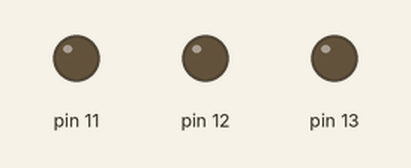
Bench run of a sketch on a simulated Arduino Uno, built with avr-gcc and run on an emulated ATmega328P. Shown: output pins drawn as LEDs (lit = HIGH).

Above: at 0.5 s.
At 2.5 s:
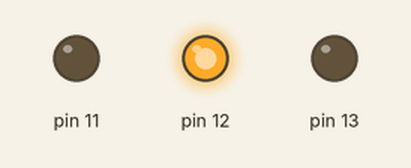
At 3.5 s:
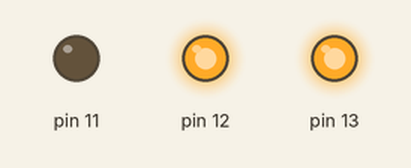
At 4.5 s:
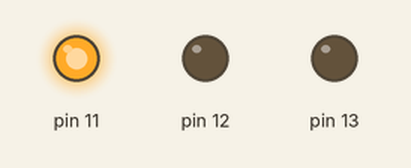
At 6.5 s:
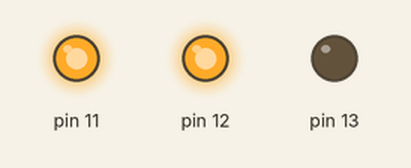
At 9.5 s:
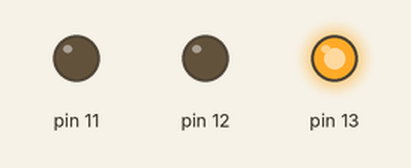
Timing chart, 0 to 10.4 s (numbered marks = the images above):
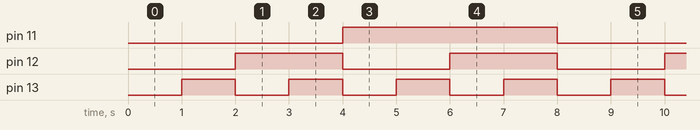

The sketch:

L1H2.ino
```cpp
void setup()
{
  pinMode(11, OUTPUT);
  pinMode(12, OUTPUT);
  pinMode(13, OUTPUT);
}

void loop()
{
  //off
  digitalWrite(11, 0);
  digitalWrite(12, 0);
  digitalWrite(13, 0);
  delay(1000);
  //blue
  digitalWrite(11, 0);
  digitalWrite(12, 0);
  digitalWrite(13, 1);
  delay(1000);
  //red
  digitalWrite(11, 0);
  digitalWrite(12, 1);
  digitalWrite(13, 0);
  delay(1000);
  //magenda
  digitalWrite(11, 0);
  digitalWrite(12, 1);
  digitalWrite(13, 1);
  delay(1000);
  //green
  digitalWrite(11, 1);
  digitalWrite(12, 0);
  digitalWrite(13, 0);
  delay(1000);
  //cyan
  digitalWrite(11, 1);
  digitalWrite(12, 0);
  digitalWrite(13, 1);
  delay(1000);
  //yellow
  digitalWrite(11, 1);
  digitalWrite(12, 1);
  digitalWrite(13, 0);
  delay(1000);
  //white
  digitalWrite(11, 1);
  digitalWrite(12, 1);
  digitalWrite(13, 1);
  delay(1000);
}
```

Measured:
- by itself, pin 11: alternates HIGH for 4.0 s and LOW for 4.0 s
- by itself, pin 12: alternates HIGH for 2.0 s and LOW for 2.0 s
- by itself, pin 13: alternates HIGH for 1.0 s and LOW for 1.0 s
